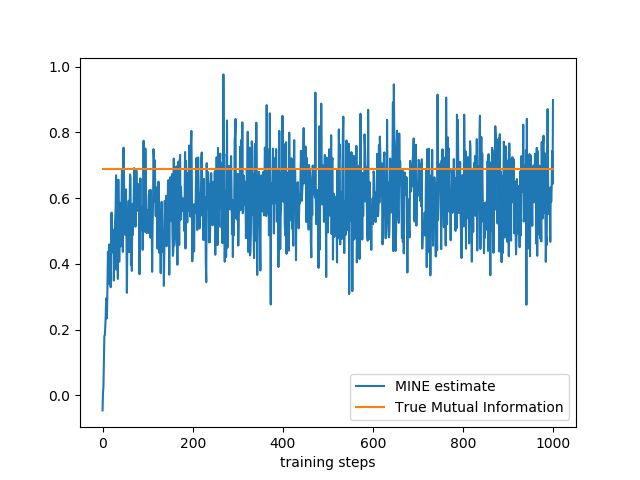

This chart was generated by the following Python code:
import numpy as np
import tensorflow as tf
import tensorflow.contrib.layers as layers
import matplotlib.pyplot as plt
from sklearn.feature_selection import mutual_info_regression
from sklearn.feature_selection import mutual_info_classif
from utils import *

n_epochs = 1000

def lr(epoch):
    if epoch <300:
        return 1e-2
    if epoch <500:
        return 1e-3
    else:
        return 1e-3

def gaussian_noise_layer(input_layer, std, is_train):
    noise = tf.random_normal(shape=tf.shape(input_layer), mean=0.0, stddev=std, dtype=tf.float32)
    output = tf.cond(is_train, lambda: input_layer + noise, lambda: input_layer)
    return output

def MINE(x_in, y_in, is_train, H, lr):
    
    # shuffle and concatenate
    y_shuffle = tf.random_shuffle(y_in)
    x_conc = tf.concat([x_in, x_in], axis=0)
    y_conc = tf.concat([y_in, y_shuffle], axis=0)
    
    # propagate the forward pass
    x_conc = gaussian_noise_layer(x_conc, 0.1, is_train)
    layerx = layers.linear(x_conc, H)
    y_conc = gaussian_noise_layer(y_conc, 0.1, is_train)
    layery = layers.linear(y_conc, H)
    layer2 = tf.nn.relu(layerx + layery)
    layer2 = gaussian_noise_layer(layer2, 0.1, is_train)
    output = layers.linear(layer2, 1)
    
    # split in T_xy and T_x_y predictions
    N_samples = tf.shape(x_in)[0]
    T_xy = output[:N_samples]
    T_x_y = output[N_samples:]
    
    # compute the negative loss (maximise loss == minimise -loss)
    neg_loss = -(tf.reduce_mean(T_xy, axis=0) - tf.log(tf.reduce_mean(tf.exp(T_x_y))))
    opt = tf.train.AdamOptimizer(learning_rate=lr).minimize(neg_loss)

    return neg_loss, opt

def main():
    ### Generate Data
    X, Y1, Y2 = gen_data(p=0.5, SNR=10.0, N=100000, A=0)

    ### Get MI
    mi_numerical = mutual_info_regression(Y1.reshape(-1, 1), Y2.ravel())[0]
    print(mi_numerical)
    mi = mi_numerical

    Y1 = Y1.reshape(-1, 1)
    Y2 = Y2.reshape(-1, 1)

    # prepare the placeholders for inputs
    x_in = tf.placeholder(tf.float32, [None, 1], name='x_in')
    y_in = tf.placeholder(tf.float32, [None, 1], name='y_in')
    is_train = tf.placeholder(tf.bool)
    learning_rate = tf.placeholder(tf.float32)

    # make the loss and optimisation graphs
    neg_loss, opt = MINE(x_in, y_in, is_train, 20, learning_rate)

    # start the session
    sess = tf.InteractiveSession()
    sess.run(tf.global_variables_initializer())

    # train
    MIs = []
    _, Y1, Y2 = gen_data(p=0.5, SNR=10.0, N=100, A=0)
    Y1 = Y1.reshape(-1, 1)
    Y2 = Y2.reshape(-1, 1)
    indices = np.arange(len(Y1))
    for epoch in range(n_epochs):
        np.random.shuffle(indices)
        # generate the data
        # x_sample=gen_x()
        # y_sample=gen_y(x_sample)
        # perform the training step
        feed_dict = {x_in:Y1, y_in:Y2, is_train: True, learning_rate: lr(epoch)}
        _, neg_l = sess.run([opt, neg_loss], feed_dict=feed_dict)
        
        # save the loss
        MIs.append(-neg_l)

    feed_dict = {x_in:Y1, y_in:Y2, is_train: False}
    neg_l, = sess.run([neg_loss], feed_dict=feed_dict)

    print(-neg_l)
        
    fig, ax = plt.subplots()
    ax.plot(range(len(MIs)), MIs, label='MINE estimate')
    ax.plot([0, len(MIs)], [mi,mi], label='True Mutual Information')
    ax.set_xlabel('training steps')
    ax.legend(loc='best')
    fig.savefig('MINE.png')
    fig.show()

if __name__ == "__main__":
    main()
